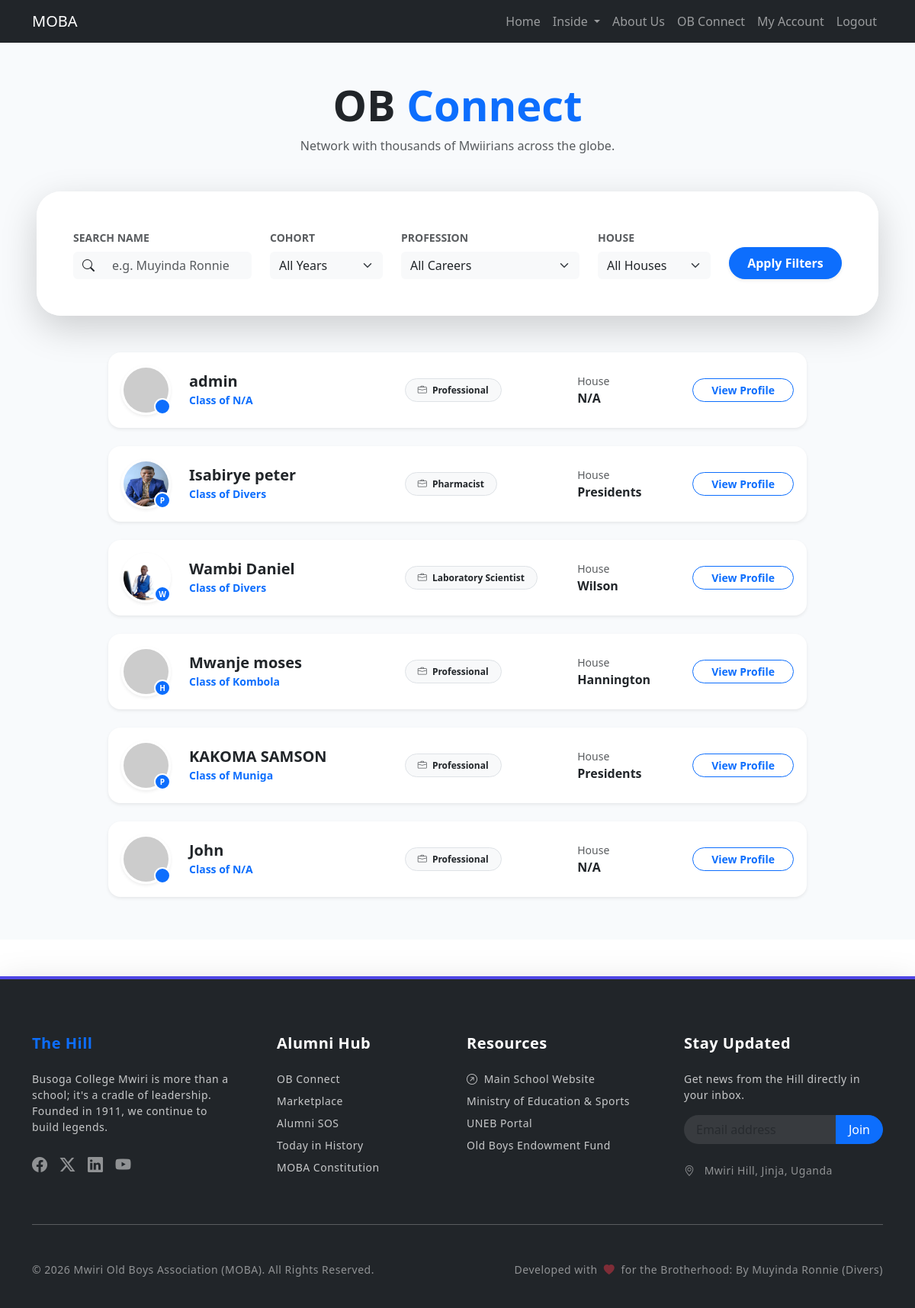
Screenshot of /connect/ob-connect/ (signed in) with the database file from the repository.
### users/models.py (models this page shows, shortened)
class User(AbstractUser):
    class Role(models.TextChoices):
        PUBLIC = "PUBLIC", "Public"
        SUBSCRIBER = "SUBSCRIBER", "Subscriber"
        ADMIN = "ADMIN", "Admin"
    base_role = Role.PUBLIC
    role = models.CharField(max_length=50, choices=Role.choices, default=base_role)
    cohort = models.ForeignKey('organisation.Cohort', on_delete=models.SET_NULL, null=True, blank=True)
    house = models.ForeignKey('organisation.House', on_delete=models.SET_NULL, null=True, blank=True)
    phone_number = models.CharField(max_length=20)
    linkedin_profile = models.URLField(blank=True)
    website = models.URLField(blank=True)
    address = models.CharField(max_length=255, blank=True)
    profession = models.ForeignKey('organisation.Profession', on_delete=models.SET_NULL, null=True, blank=True)
    whatsapp_contact = models.CharField(max_length=20, blank=True)
    x_account = models.URLField(blank=True)
    tiktok_account = models.URLField(blank=True)
    youtube_account = models.URLField(blank=True)
    facebook_account = models.URLField(blank=True)

class Profile(models.Model):
    user = models.OneToOneField(User, on_delete=models.CASCADE)
    bio = models.TextField(blank=True)
    profile_picture = models.ImageField(upload_to='profile_pictures/', blank=True)

### organisation/models.py (models this page shows, shortened)
class House(models.Model):
    name = models.CharField(max_length=255)

class Cohort(models.Model):
    name = models.CharField(max_length=255)

class Profession(models.Model):
    name = models.CharField(max_length=255, unique=True)

### connect/views.py (the view)
# urls.py: path('ob-connect/', views.ob_connect, name='ob_connect'),
@login_required
def ob_connect(request):
    users = User.objects.all()
    cohorts = Cohort.objects.all()
    professions = Profession.objects.all()
    houses = House.objects.all()
    name_query = request.GET.get('name')
    cohort_query = request.GET.get('cohort')
    profession_query = request.GET.get('profession')
    house_query = request.GET.get('house')
    if name_query:
        users = users.filter(first_name__icontains=name_query) | users.filter(last_name__icontains=name_query)
    if cohort_query:
        users = users.filter(cohort_id=cohort_query)
    if profession_query:
        users = users.filter(profession_id=profession_query)
    if house_query:
        users = users.filter(house_id=house_query)
    context = {
        'users': users,
        'cohorts': cohorts,
        'professions': professions,
        'houses': houses,
    }
    return render(request, 'connect/ob_connect.html', context)

### connect/templates/connect/ob_connect.html (shortened to what this page needs)
{% extends "base.html" %}
{% block content %}
<div class="container-fluid py-5 px-lg-5" style="background-color: #f8fafc; min-height: 100vh;">
    <div class="text-center mb-5">
        <h1 class="fw-bold display-4">OB <span class="text-primary">Connect</span></h1>
        <p class="text-muted mx-auto" style="max-width: 600px;">Network with thousands of Mwiirians across the globe.</p>
    </div>
    <div class="card shadow-lg border-0 rounded-5 mb-5 overflow-hidden">
        <div class="card-body p-4 p-md-5 bg-white">
            <form method="get" class="row g-4 align-items-end">
                <div class="col-md-3">
                    <label for="name" class="form-label small fw-bold text-uppercase text-muted">Search Name</label>
                    <div class="input-group">
                        <span class="input-group-text bg-light border-0"><i class="bi bi-search"></i></span>
                        <input type="text" name="name" id="name" class="form-control bg-light border-0" placeholder="e.g. Muyinda Ronnie" value="{{ request.GET.name }}">
                    </div>
                </div>
                <div class="col-md-2">
                    <label for="cohort" class="form-label small fw-bold text-uppercase text-muted">Cohort</label>
                    <select name="cohort" id="cohort" class="form-select bg-light border-0">
                        <option value="">All Years</option>
                    </select>
                </div>
                <div class="col-md-3">
                    <label for="profession" class="form-label small fw-bold text-uppercase text-muted">Profession</label>
                    <select name="profession" id="profession" class="form-select bg-light border-0">
                        <option value="">All Careers</option>
                    </select>
                </div>
                <div class="col-md-2">
                    <label for="house" class="form-label small fw-bold text-uppercase text-muted">House</label>
                    <select name="house" id="house" class="form-select bg-light border-0">
                        <option value="">All Houses</option>
                    </select>
                </div>
                <div class="col-md-2">
                    <button type="submit" class="btn btn-primary w-100 rounded-pill py-2 fw-bold shadow-sm">
                        Apply Filters
                    </button>
                </div>
            </form>
        </div>
    </div>
    <div class="row justify-content-center">
        <div class="col-xl-10">
            <div class="list-group gap-3">
                {% for user in users %}
                <div class="list-group-item border-0 shadow-sm rounded-4 alumni-list-item p-3 mb-2">
                    <div class="row align-items-center">
                        <div class="col-auto">
                            <div class="position-relative">
                                <img src="{% if user.profile.profile_picture %}{{ user.profile.profile_picture.url }}{% else %}https://ui-avatars.com/api/?name={{ user.username }}&background=4f46e5&color=fff&size=100{% endif %}"
                                     class="rounded-circle border border-3 border-white shadow-sm" width="65" height="65" alt="Avatar">
                                <div class="house-indicator-sm bg-primary" title="House: {{ user.house.name }}">{{ user.house.name|slice:":1" }}</div>
                            </div>
                        </div>
                        <div class="col">
                            <h5 class="fw-bold mb-0 text-dark">{{ user.get_full_name|default:user.username }}</h5>
                            <span class="text-primary small fw-bold">Class of {{ user.cohort.name|default:"N/A" }}</span>
                        </div>
                        <div class="col-md-3 d-none d-md-block">
                            <span class="badge bg-light text-dark rounded-pill px-3 py-2 border small">
                                <i class="bi bi-briefcase me-1 text-muted"></i> {{ user.profession.name|default:"Professional" }}
                            </span>
                        </div>
                        <div class="col-md-2 d-none d-lg-block">
                            <small class="text-muted d-block">House</small>
                            <span class="fw-bold text-dark">{{ user.house.name|default:"N/A" }}</span>
                        </div>
                        <div class="col-auto">
                            <a href="{% url 'view_ob' user.id %}" class="btn btn-outline-primary rounded-pill px-4 btn-sm fw-bold">
                                View Profile
                            </a>
                        </div>
                    </div>
                </div>
                {% endfor %}
            </div>
        </div>
    </div>
</div>
{% endblock %}

### connect/templates/connect/ob_connect.html (style rules this page uses)
.alumni-list-item { background: #ffffff; transition: all 0.2s ease-in-out; border: 1px solid transparent !important; }
.house-indicator-sm { position: absolute; bottom: 0; right: 0; width: 22px; height: 22px; border-radius: 50%; display: flex; align-items: center; justify-content: center; font-size: 10px; font-weight: bold; color: white; border: 2px solid white; }

### core/templates/footer.html (style rules this page uses)
a { transition: all 0.3s ease; }

### rows the page displays
User: get_full_name "admin", cohort.name "N/A", profession.name "Professional", house.name "N/A"
User: profile_picture (picture), house.name "P", get_full_name "Isabirye peter", cohort.name "Divers", profession.name "Pharmacist", house.name "Presidents"
User: profile_picture (picture), house.name "W", get_full_name "Wambi Daniel", cohort.name "Divers", profession.name "Laboratory Scientist", house.name "Wilson"
User: house.name "H", get_full_name "Mwanje moses", cohort.name "Kombola", profession.name "Professional", house.name "Hannington"
User: house.name "P", get_full_name "KAKOMA SAMSON", cohort.name "Muniga", profession.name "Professional", house.name "Presidents"
User: get_full_name "John", cohort.name "N/A", profession.name "Professional", house.name "N/A"
